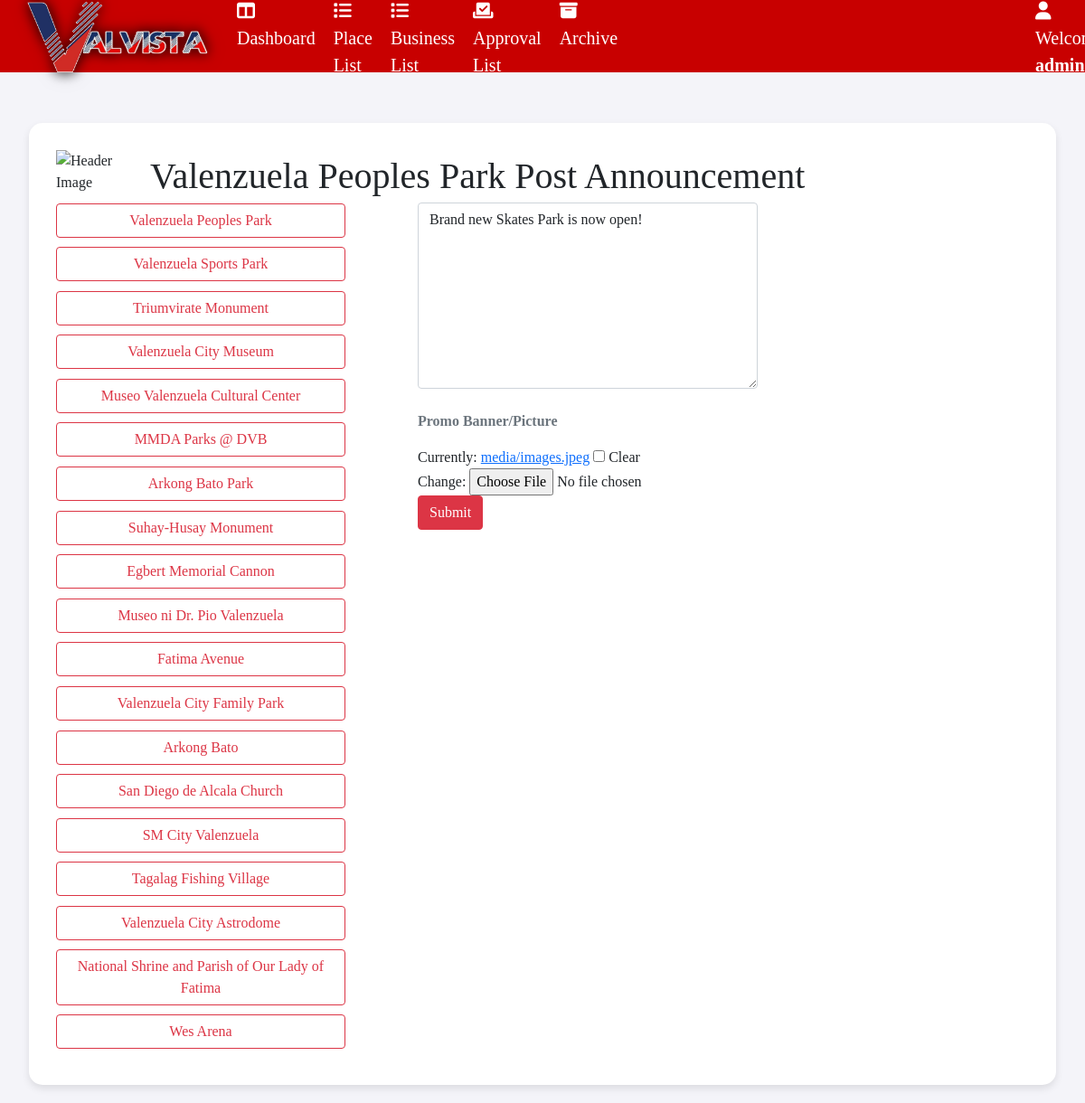
Page /promo/1/ (signed in) on the earlier database version.
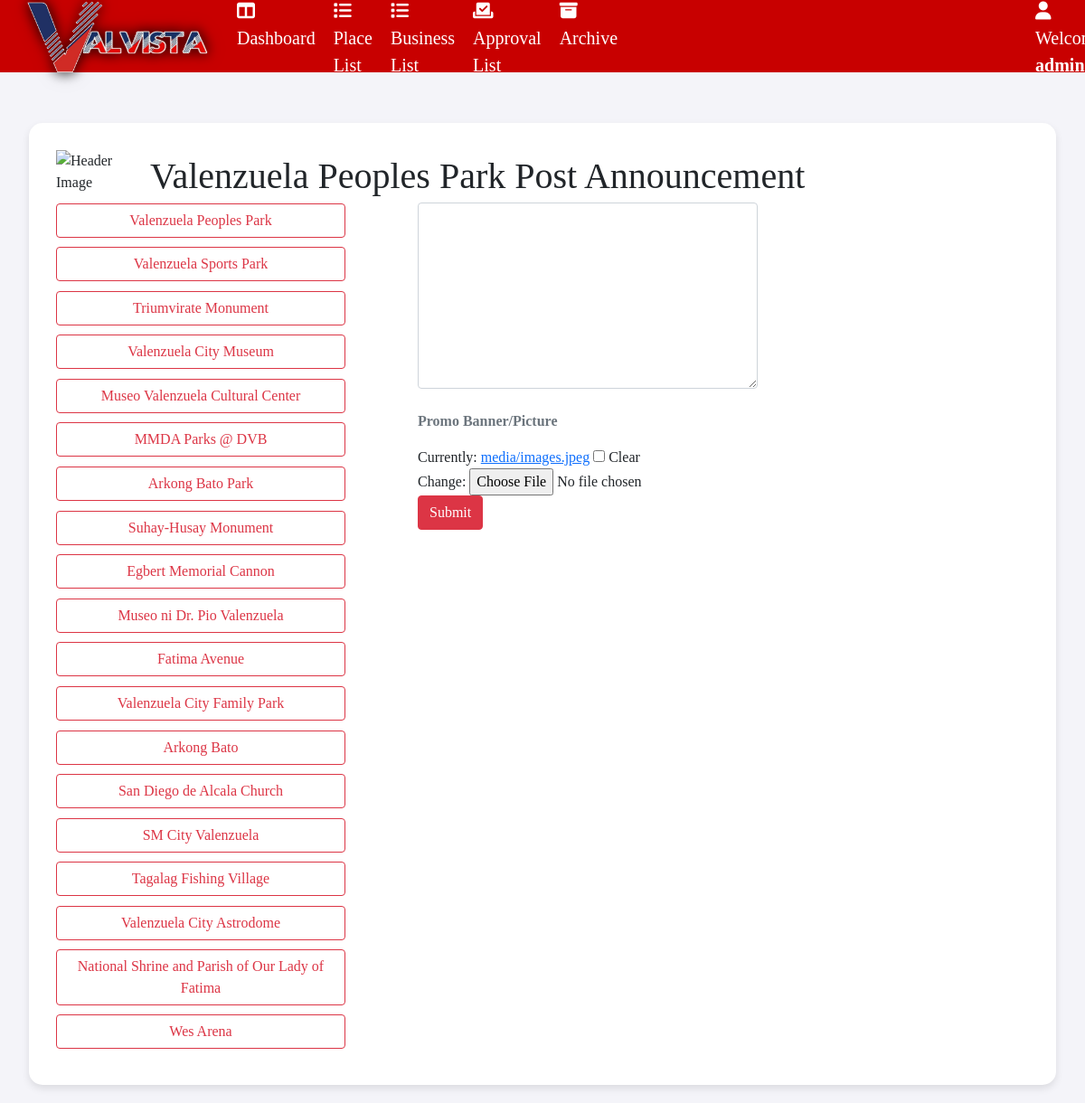
Same page on the later database version.
### website/models.py (models this page shows, shortened)
class Place(models.Model):
        COST_CHOICES = [
        ('0','0'),
        ('1-200','1-200'),
        ('201-500','201-500'),
        ('501+','501+'),
        ]
        name = models.CharField (max_length=100)
        location = models.CharField (max_length=100)
        description = models.CharField (max_length=1000)
        categories = models.ManyToManyField('Category', related_name='places')
        time = models.CharField (max_length=20)
        timeclose = models.CharField (max_length=20)
        cost = models.CharField(max_length=100, blank=True,null=True,choices= COST_CHOICES)
        photo = models.ManyToManyField(PlaceMedia,related_name='places',blank=True)
        thumbnail = models.ImageField(upload_to="media")
        archived = models.BooleanField(default=False)
        map = models.CharField(max_length=2000,blank=True,null=True)
        promos = models.ImageField(upload_to="media",blank=True,null=True)
        announcement = models.TextField(max_length=5000, blank=True,null=True)

### website/views.py (the view)
# urls.py: path('promo/<str:pk>/',views.promo, name="promo"),
@login_required
def promo(request,pk):
    if not request.user.groups.filter(name='Admin').exists():
        return HttpResponseForbidden("You don't have permission to access this page.")
    else:
        all_admin = Place.objects.all()
        place = get_object_or_404(Place, pk=pk)
        if request.POST:
            form = PromoForm(request.POST,request.FILES,instance=place)
            if form.is_valid():
                place = form.save(commit=False)
                place.save()
                return redirect('adpromo')
        else:
            form = PromoForm(instance=place)
        context = {'form': form, 'place': place,'all_admin': all_admin}
        return render(request, 'promo.html', context)

### website/forms.py
class PromoForm(forms.ModelForm):
 class Meta:
        model = Place
        fields = [
        'promos','announcement'
        ]
        widgets = {
 'announcement': forms.Textarea(attrs={
                'class': 'form-control',
                'id': 'placeannouncement',
                'name': 'placeannouncement',
                'rows': 8,
                'columns':10
            }),
            'promos': forms.ClearableFileInput(attrs={
                'class': 'custom-file-input',
                'id': 'placephoto',
                'name': 'placephoto'
            }),
        }

### website/templates/promo.html (shortened to what this page needs)
<!DOCTYPE html>
<html lang="en">
<head>
    <link rel="stylesheet" href="https://cdnjs.cloudflare.com/ajax/libs/font-awesome/6.5.1/css/all.min.css">
    <link rel="stylesheet" href="https://cdnjs.cloudflare.com/ajax/libs/font-awesome/4.7.0/css/font-awesome.min.css">
    <link href="https://cdn.jsdelivr.net/npm/bootstrap@5.0.2/dist/css/bootstrap.min.css" rel="stylesheet"
>
    {% load static %}
    <link rel="stylesheet" href="{% static 'promo.css' %}">
</head>
<header>
    <nav>
        <div class="logo">
            <a href="{%url 'home' %}"><img class="logo"src ="\media\media\valvista logo.png" alt="logo"></a>
        </div>
        <ul class="nav-links">
            <li><a href="{%url 'dashboard' %}"><i class="fa-solid fa-table-columns"></i>Dashboard</a></li>
            {% if user.is_authenticated%}
            <li><a href="{%url 'placelist' %}"><i class="fa-solid fa-list"></i>Place List</a></li>
            {%else%}
            <li><a ></i></a></li>
            {%endif%}
            <li><a href="{%url 'businessadmin' %}"><i class="fa-solid fa-list"></i></i>Business List</a></li>
            <li><a href="{%url 'approvallist' %}"><i class="fa-solid fa-check-to-slot"></i>Approval List</a></li>
            <li><a href="{%url 'archives' %}"><i class="fa-solid fa-box-archive"></i>Archive</a></li>
        </ul>
        <ul class="nav-links ul-user">
            {% if user.is_authenticated%}
            <li class="no-hover"><a style="color: white;"><i class="fa-solid fa-user"></i> Welcome, <strong> {{request.user}}!</strong></a></li>
            {%else%}
            <li><a style="margin-left: 400px;" href="{%url 'login' %}"><i class="fa-solid fa-right-to-bracket"></i> Login</a></li>
            {%endif%}
        </ul>
    </nav>
  </header>
    <br><br><br><br>
    <div style="max-width: 1600px;"class=" container">
    <div class="right-box">
        <div class="header-text">
            <img src="https://upload.wikimedia.org/wikipedia/commons/thumb/f/f9/Valenzuela_Seal.svg/768px-Valenzuela_Seal.svg.png" alt="Header Image">
    <h1>{{place.name}} Post Announcement</h1>
    <div class="row">
        <div class="col">
    <div class="content">
        {% for place in all_admin %}
        {% if not place.archived %}
        <div class="box-container">
            <h2  class="container-text"><a href="{%url 'promo' place.id%}" style="width: 40vh;" class="btn btn-outline-danger">{{place.name}}</a></h2>
        </div>
        {% endif %}
    {% endfor %}
    </div>
</div>
<div style="margin-right: 300px;" class="col">
    <form method="post" enctype="multipart/form-data">
        {{form.announcement}}<br>
        <p><strong> Promo Banner/Picture</strong></p>{{form.promos}}
        <button type="submit" class="btn btn-danger">Submit</button>
    </form>
</div>
    </div>
</div>
</body>
</html>

Differences in the rows shown:
changed Place "Valenzuela Peoples Park": announcement "Brand new Skates Park is now open!" → (not shown)
